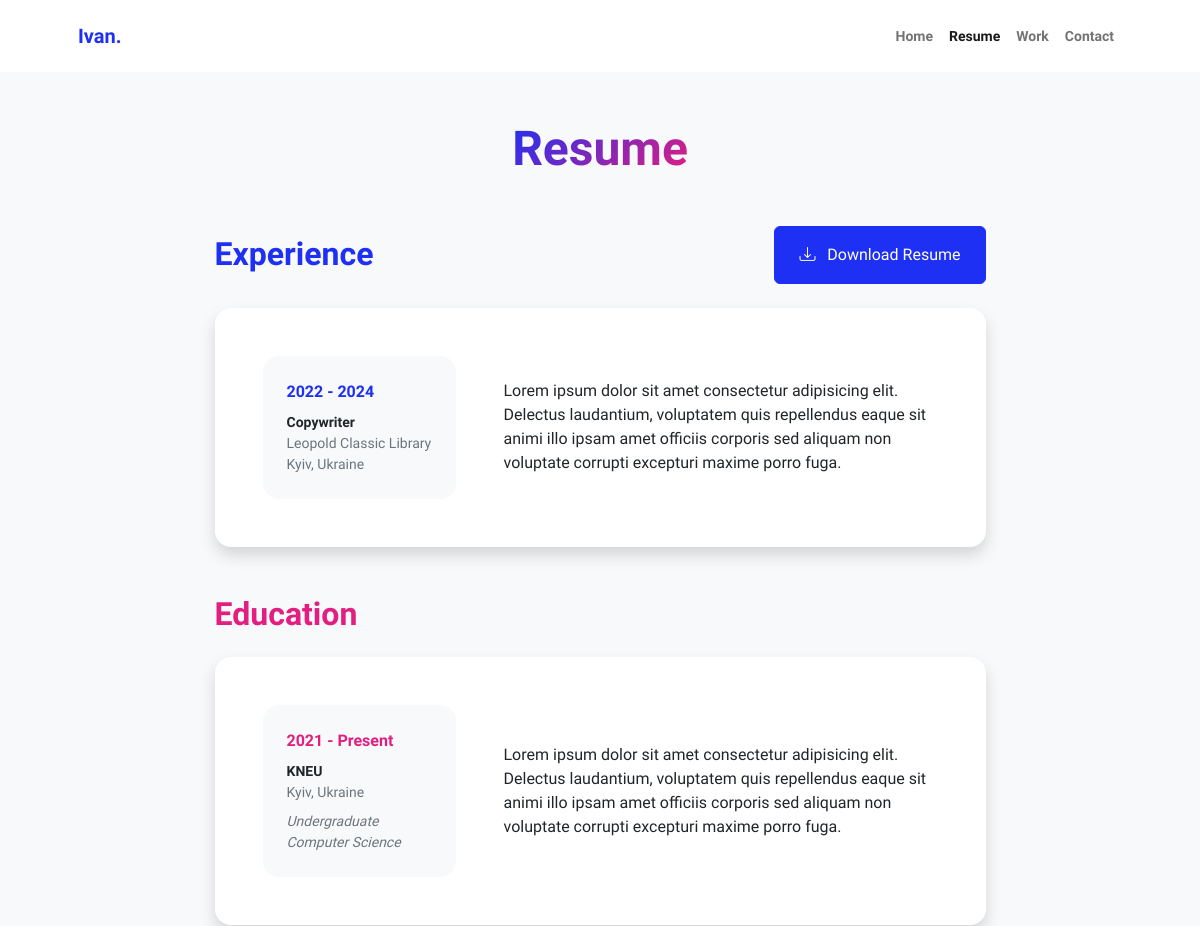
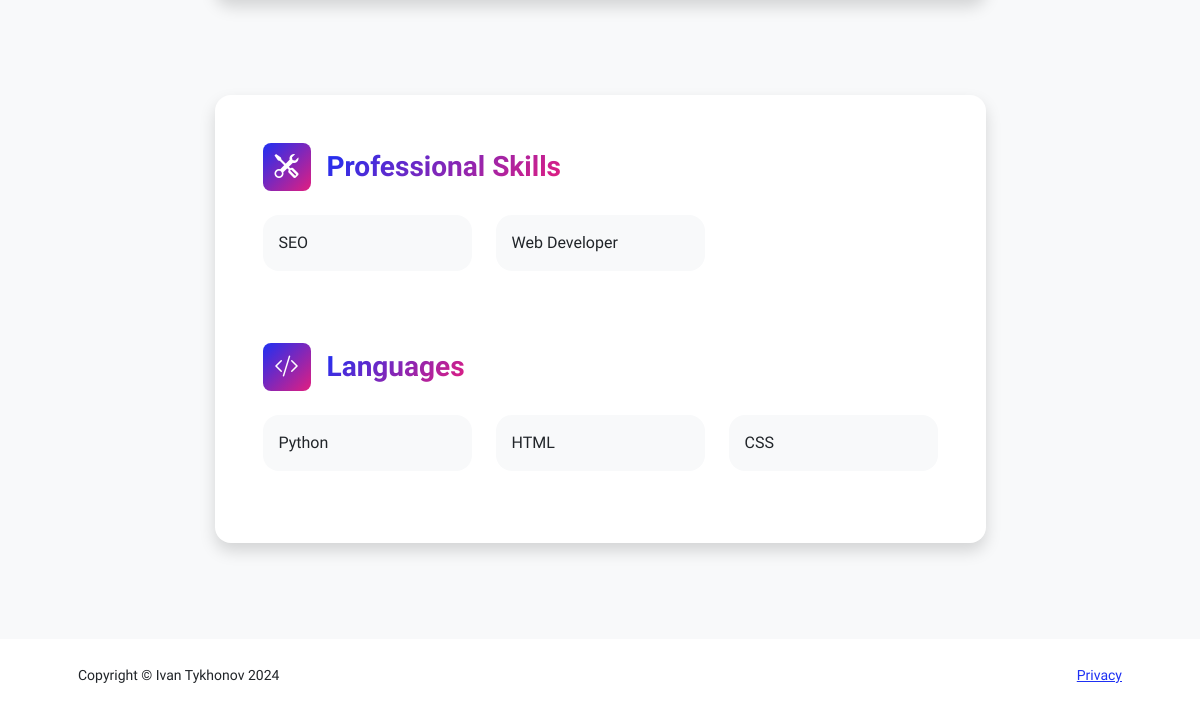
The app's page /resume, older data (2 pictures, top to bottom).
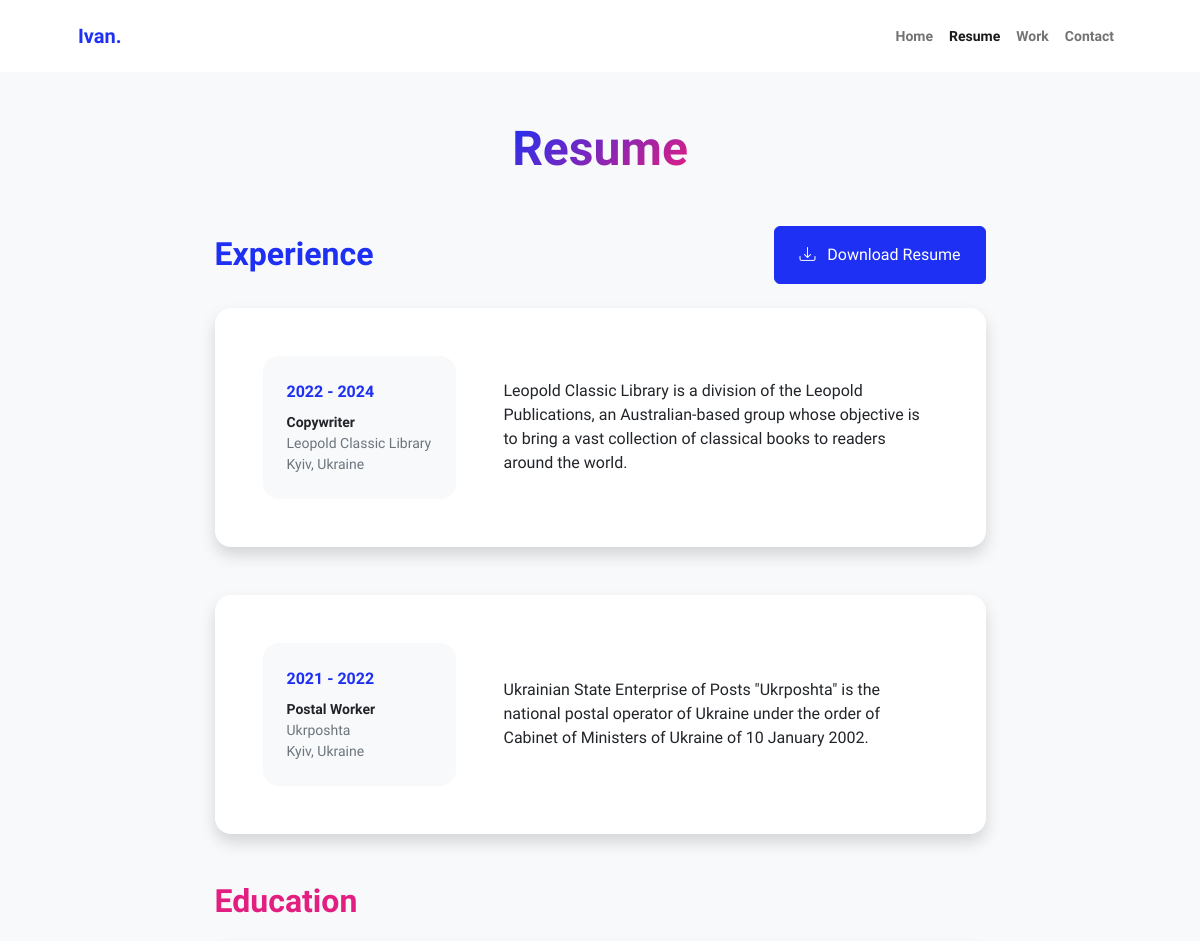
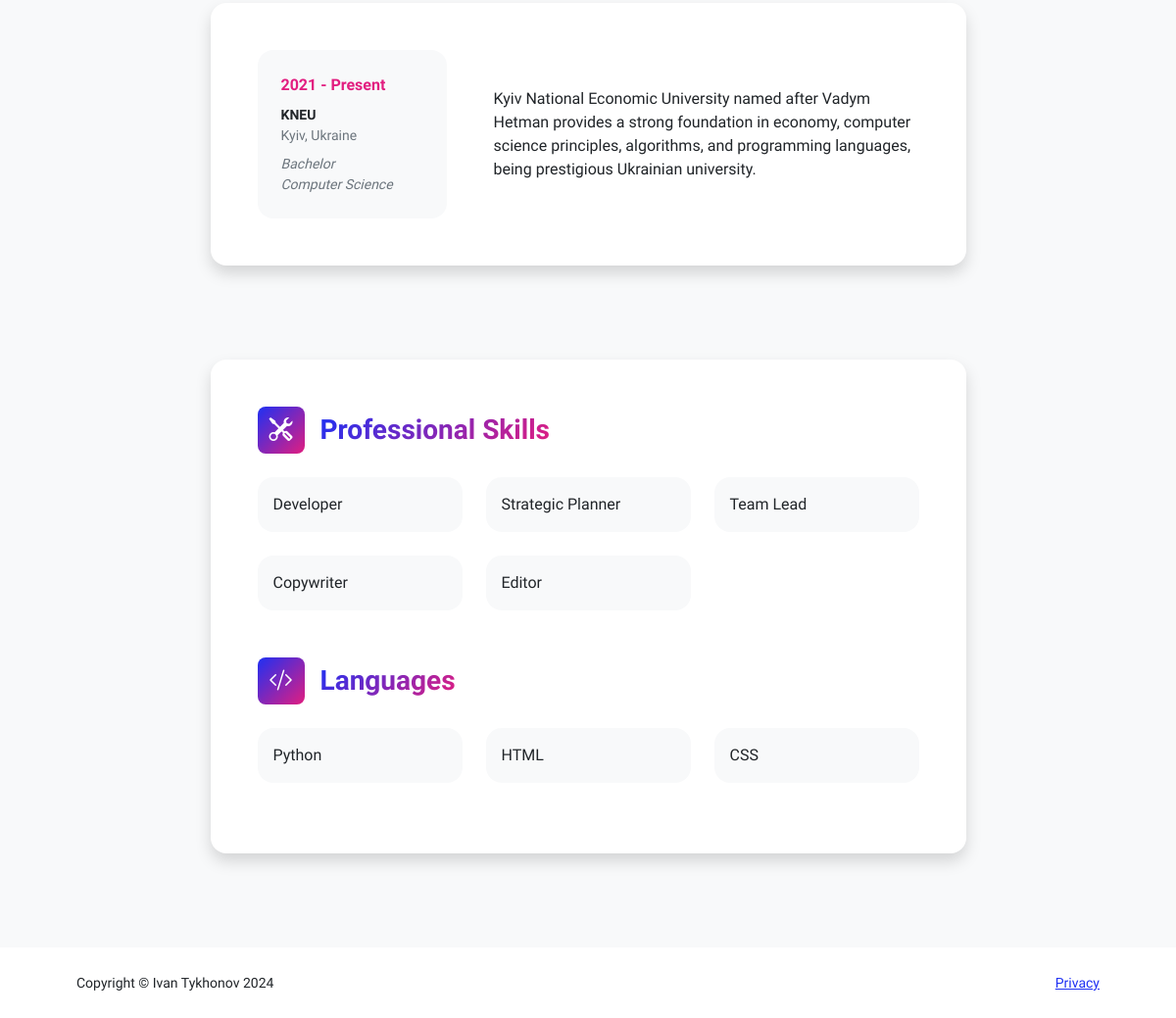
The same page, newer data (2 pictures, top to bottom).
### pfapp/models.py (models this page shows, shortened)
class Experience(models.Model):
    position = models.CharField(max_length=30)
    company = models.CharField(max_length=30)
    location = models.CharField(max_length=30)
    date_range = models.CharField(max_length=15)
    description = models.TextField()

class Education(models.Model):
    institution_name = models.CharField(max_length=30)
    location = models.CharField(max_length=30)
    degree = models.CharField(max_length=30)
    field = models.CharField(max_length=30)
    date_range = models.CharField(max_length=15)
    description = models.TextField()

class ProfessionalSkills(models.Model):
    skill1 = models.CharField(max_length=50, blank=True, null=True, default=None)
    skill2 = models.CharField(max_length=50, blank=True, null=True, default=None)
    skill3 = models.CharField(max_length=50, blank=True, null=True, default=None)
    skill4 = models.CharField(max_length=50, blank=True, null=True, default=None)
    skill5 = models.CharField(max_length=50, blank=True, null=True, default=None)
    skill6 = models.CharField(max_length=50, blank=True, null=True, default=None)

class Languages(models.Model):
    l1 = models.CharField(max_length=50, blank=True, null=True, default=None)
    l2 = models.CharField(max_length=50, blank=True, null=True, default=None)
    l3 = models.CharField(max_length=50, blank=True, null=True, default=None)
    l4 = models.CharField(max_length=50, blank=True, null=True, default=None)
    l5 = models.CharField(max_length=50, blank=True, null=True, default=None)
    l6 = models.CharField(max_length=50, blank=True, null=True, default=None)

### pfapp/views.py (the view)
# urls.py: path("resume", views.resume, name="resume"),
def resume(request):
    experiences = Experience.objects.all()
    educations = Education.objects.all()
    prof_skills = ProfessionalSkills.objects.all()
    languages = Languages.objects.all()
    context = {
        'exp_s': experiences,
        'edu_s': educations,
        'skills': prof_skills,
        'languages': languages,
    }
    return render(request, 'pfapp/resume.html', context)

### pfapp/templates/pfapp/resume.html (shortened to what the changed rows need)
{% extends 'pfapp/base.html' %}
{% load static %}
{% block content%}
<body class="d-flex flex-column h-100 bg-light">
    <main class="flex-shrink-0">
        <div class="container px-5 my-5">
            <div class="text-center mb-5">
                <h1 class="display-5 fw-bolder mb-0"><span class="text-gradient d-inline">Resume</span></h1>
            </div>
            <div class="row gx-5 justify-content-center">
                <div class="col-lg-11 col-xl-9 col-xxl-8">
                    <section>
                        <div class="d-flex align-items-center justify-content-between mb-4">
                            <h2 class="text-primary fw-bolder mb-0">Experience</h2>
                        </div>
                        {% if exp_s %}
                            {% for experience in exp_s %}
                                <div class="card shadow border-0 rounded-4 mb-5">
                                    <div class="card-body p-5">
                                        <div class="row align-items-center gx-5">
                                            <div class="col text-center text-lg-start mb-4 mb-lg-0">
                                                <div class="bg-light p-4 rounded-4">
                                                    <div class="text-primary fw-bolder mb-2">{{ experience.date_range }}</div>
                                                    <div class="small fw-bolder">{{ experience.position }}</div>
                                                    <div class="small text-muted">{{ experience.company }}</div>
                                                    <div class="small text-muted">{{ experience.location }}</div>
                                                </div>
                                            </div>
                                            <div class="col-lg-8"><div>{{ experience.description }}</div></div>
                                        </div>
                                    </div>
                                </div>
                            {% endfor %}
                        {% else %}
                            <p>No info yet</p>
                        {% endif %}
                    </section>
                    <section>
                        <h2 class="text-secondary fw-bolder mb-4">Education</h2>
                        {% if edu_s %}
                            {% for education in edu_s %}
                                <div class="card shadow border-0 rounded-4 mb-5">
                                    <div class="card-body p-5">
                                        <div class="row align-items-center gx-5">
                                            <div class="col text-center text-lg-start mb-4 mb-lg-0">
                                                <div class="bg-light p-4 rounded-4">
                                                    <div class="text-secondary fw-bolder mb-2">{{ education.date_range }}</div>
                                                    <div class="mb-2">
                                                        <div class="small fw-bolder">{{ education.institution_name }}</div>
                                                        <div class="small text-muted">{{ education.location }}</div>
                                                    </div>
                                                    <div class="fst-italic">
                                                        <div class="small text-muted">{{ education.degree }}</div>
                                                        <div class="small text-muted">{{ education.field }}</div>
                                                    </div>
                                                </div>
                                            </div>
                                            <div class="col-lg-8"><div>{{ education.description }}</div></div>
                                        </div>
                                    </div>
                                </div>
                            {% endfor %}
                        {% else %}
                            <p>No info yet</p>
                        {% endif %}
                    </section>
                    <section>
                        <div class="card shadow border-0 rounded-4 mb-5">
                            <div class="card-body p-5">
                                <div class="mb-5">
                                    {% if skills %}
                                        {% for skill_list in skills %}
                                            <div class="row row-cols-1 row-cols-md-3 mb-4">
                                                {% if skill_list.skill1 %}<div class="col mb-4 mb-md-0"><div class="d-flex align-items-center bg-light rounded-4 p-3 h-100">{{ skill_list.skill1 }}</div></div>{% endif %}
                                                {% if skill_list.skill2 %}<div class="col mb-4 mb-md-0"><div class="d-flex align-items-center bg-light rounded-4 p-3 h-100">{{ skill_list.skill2 }}</div></div>{% endif %}
                                                {% if skill_list.skill3 %}<div class="col"><div class="d-flex align-items-center bg-light rounded-4 p-3 h-100">{{ skill_list.skill3 }}</div></div>{% endif %}
                                            </div>
                                            <div class="row row-cols-1 row-cols-md-3">
                                                {% if skill_list.skill4 %}<div class="col mb-4 mb-md-0"><div class="d-flex align-items-center bg-light rounded-4 p-3 h-100">{{ skill_list.skill4 }}</div></div>{% endif %}
                                                {% if skill_list.skill5 %}<div class="col mb-4 mb-md-0"><div class="d-flex align-items-center bg-light rounded-4 p-3 h-100">{{ skill_list.skill5 }}</div></div>{% endif %}
                                            </div>
                                        {% endfor %}
                                    {% else %}
                                        <p>No info yet</p>
                                    {% endif %}
                                </div>
                                <div class="mb-0">
                                    {% if languages %}
                                        {% for lang_list in languages %}
                                            <div class="row row-cols-1 row-cols-md-3 mb-4">
                                                {% if lang_list.l1 %}<div class="col mb-4 mb-md-0"><div class="d-flex align-items-center bg-light rounded-4 p-3 h-100">{{ lang_list.l1 }}</div></div>{% endif %}
                                                {% if lang_list.l2 %}<div class="col mb-4 mb-md-0"><div class="d-flex align-items-center bg-light rounded-4 p-3 h-100">{{ lang_list.l2 }}</div></div>{% endif %}
                                                {% if lang_list.l3 %}<div class="col"><div class="d-flex align-items-center bg-light rounded-4 p-3 h-100">{{ lang_list.l3 }}</div></div>{% endif %}
                                            </div>
                                        {% endfor %}
                                    {% else %}
                                        <p>No info yet</p>
                                    {% endif %}
                                </div>
                            </div>
                        </div>
                    </section>
                </div>
            </div>
        </div>
    </main>
</body>
{% endblock %}

Row changes from the older to the newer data that the page shows:
removed ProfessionalSkills: skill1 "SEO", skill2 "Web Developer"
changed Experience "Copywriter": description "Lorem ipsum dolor sit amet consectetur adipisicing elit. Delectus laudantium, voluptatem quis repellendus eaque sit animi illo ipsam amet officiis corporis sed aliquam non voluptate corrupti excepturi maxime porro fuga." → "Leopold Classic Library is a division of the Leopold Publications, an Australian-based group whose objective is to bring a vast collection of classical books to readers around the world."
added Experience: date_range "2021 - 2022", position "Postal Worker", company "Ukrposhta", location "Kyiv, Ukraine", description "Ukrainian State Enterprise of Posts \"Ukrposhta\" is the national postal operator of Ukraine under the order of Cabinet of Ministers of Ukraine of 10 January 2002."
changed Education "KNEU": degree "Undergraduate" → "Bachelor"; description "Lorem ipsum dolor sit amet consectetur adipisicing elit. Delectus laudantium, voluptatem quis repellendus eaque sit animi illo ipsam amet officiis corporis sed aliquam non voluptate corrupti excepturi maxime porro fuga." → "Kyiv National Economic University named after Vadym Hetman provides a strong foundation in economy, computer science principles, algorithms, and programming languages, being prestigious Ukrainian university."
added ProfessionalSkills: skill1 "Developer", skill2 "Strategic Planner", skill3 "Team Lead", skill4 "Copywriter", skill5 "Editor"
